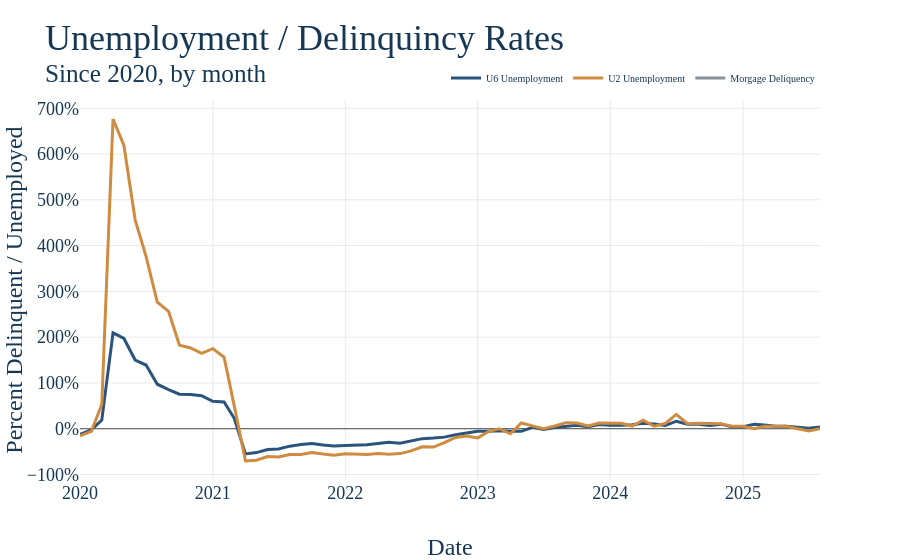

Notebook code cell kept with this figure:
### Markdown cell above
5. Now that all our data is ready, make the graph and have it save itself as a .html file to graph_output whenver the notebooks is rerun. The name of the file should exactly match the notebook name. For instance, this file "example.ipynb" produces the graph "example.html." Nice work, you made a graph!

### Code cell
# First make the figure
fig = go.Figure()


# Loop the columns of the dataframe and plot each as a separate trace
for col in joined_df.columns:
    fig.add_trace(
        go.Scatter(
            x=joined_df.index,
            y=joined_df[col],
            mode='lines',
            name=col
        )
    )

# Update the titles, using the html tage <sup> for a subtitle 
fig.update_layout(
    title = dict(text = 'Unemployment / Delinquincy Rates <br><sup>Since 2020, by month</sup>'),
    xaxis_title="Date",
    yaxis_title="Percent Delinquent / Unemployed",
    legend=dict(
        font=dict(size=10),     # smaller legend text
        orientation="h",        # horizontal (optional)
        yanchor="bottom",       # anchor position
        y=1.02,                 # place just above the plot
        xanchor="right",
        x=1
    )
)

# This is graph specific, but here we want the y-axis to be percent signs 
fig.update_yaxes(
    tickformat=".2f%",
    ticksuffix="%"
)

# Again, graph specific, we have a mutliyear series and want tick marks to be years
fig.update_xaxes(
    type='date',
    tickformat='%Y',
)

# Show our figure (Dimensions may be off on different screen sizes)
fig.show()

# This should be the same for EVERY GRAPH!
# Save it to the graph_output folder with the name matching the file, as HTML
fig.write_html(GRAPH_OUTPUT_PATH + f"/{GRAPH_NAME}.html")
